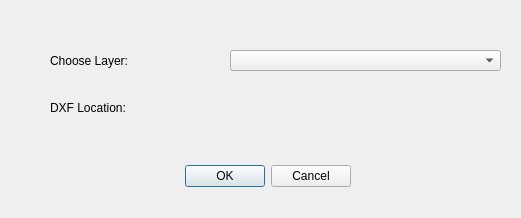
<?xml version="1.0" encoding="UTF-8"?>
<ui version="4.0">
 <class>Save_DXFDialogBase</class>
 <widget class="QDialog" name="Save_DXFDialogBase">
  <property name="geometry">
   <rect>
    <x>0</x>
    <y>0</y>
    <width>521</width>
    <height>218</height>
   </rect>
  </property>
  <property name="windowTitle">
   <string>Save_DXF</string>
  </property>
  <widget class="QDialogButtonBox" name="button_box">
   <property name="geometry">
    <rect>
     <x>10</x>
     <y>160</y>
     <width>341</width>
     <height>32</height>
    </rect>
   </property>
   <property name="orientation">
    <enum>Qt::Horizontal</enum>
   </property>
   <property name="standardButtons">
    <set>QDialogButtonBox::Cancel|QDialogButtonBox::Ok</set>
   </property>
  </widget>
  <widget class="QComboBox" name="comboBox">
   <property name="geometry">
    <rect>
     <x>230</x>
     <y>50</y>
     <width>271</width>
     <height>21</height>
    </rect>
   </property>
  </widget>
  <widget class="QLabel" name="label">
   <property name="geometry">
    <rect>
     <x>50</x>
     <y>40</y>
     <width>131</width>
     <height>41</height>
    </rect>
   </property>
   <property name="text">
    <string>Choose Layer:</string>
   </property>
  </widget>
  <widget class="QLabel" name="label_2">
   <property name="geometry">
    <rect>
     <x>50</x>
     <y>100</y>
     <width>131</width>
     <height>16</height>
    </rect>
   </property>
   <property name="text">
    <string>DXF Location: </string>
   </property>
  </widget>
  <widget class="QgsFileWidget" name="mQgsFileWidget">
   <property name="geometry">
    <rect>
     <x>230</x>
     <y>90</y>
     <width>271</width>
     <height>31</height>
    </rect>
   </property>
   <property name="filter">
    <string>*.dxf</string>
   </property>
   <property name="storageMode">
    <enum>QgsFileWidget::SaveFile</enum>
   </property>
  </widget>
 </widget>
 <customwidgets>
  <customwidget>
   <class>QgsFileWidget</class>
   <extends>QWidget</extends>
   <header>qgsfilewidget.h</header>
  </customwidget>
 </customwidgets>
 <resources/>
 <connections>
  <connection>
   <sender>button_box</sender>
   <signal>accepted()</signal>
   <receiver>Save_DXFDialogBase</receiver>
   <slot>accept()</slot>
   <hints>
    <hint type="sourcelabel">
     <x>20</x>
     <y>20</y>
    </hint>
    <hint type="destinationlabel">
     <x>20</x>
     <y>20</y>
    </hint>
   </hints>
  </connection>
  <connection>
   <sender>button_box</sender>
   <signal>rejected()</signal>
   <receiver>Save_DXFDialogBase</receiver>
   <slot>reject()</slot>
   <hints>
    <hint type="sourcelabel">
     <x>20</x>
     <y>20</y>
    </hint>
    <hint type="destinationlabel">
     <x>20</x>
     <y>20</y>
    </hint>
   </hints>
  </connection>
 </connections>
</ui>
